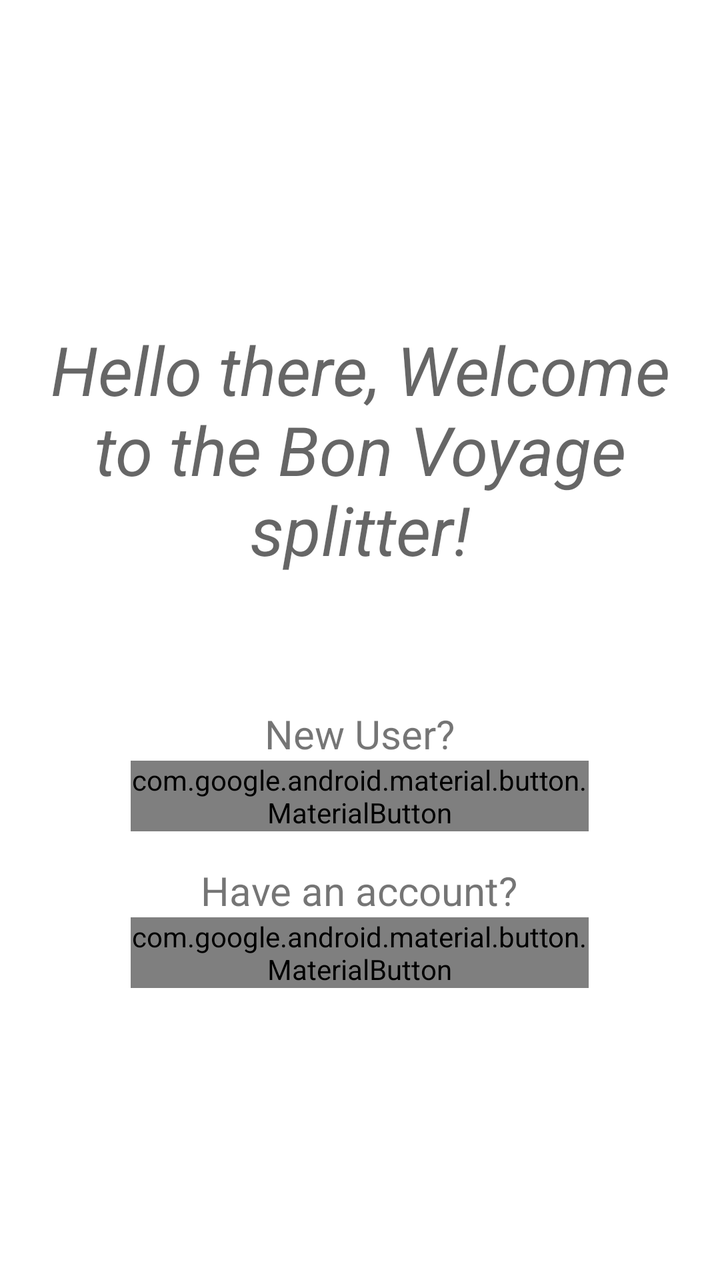
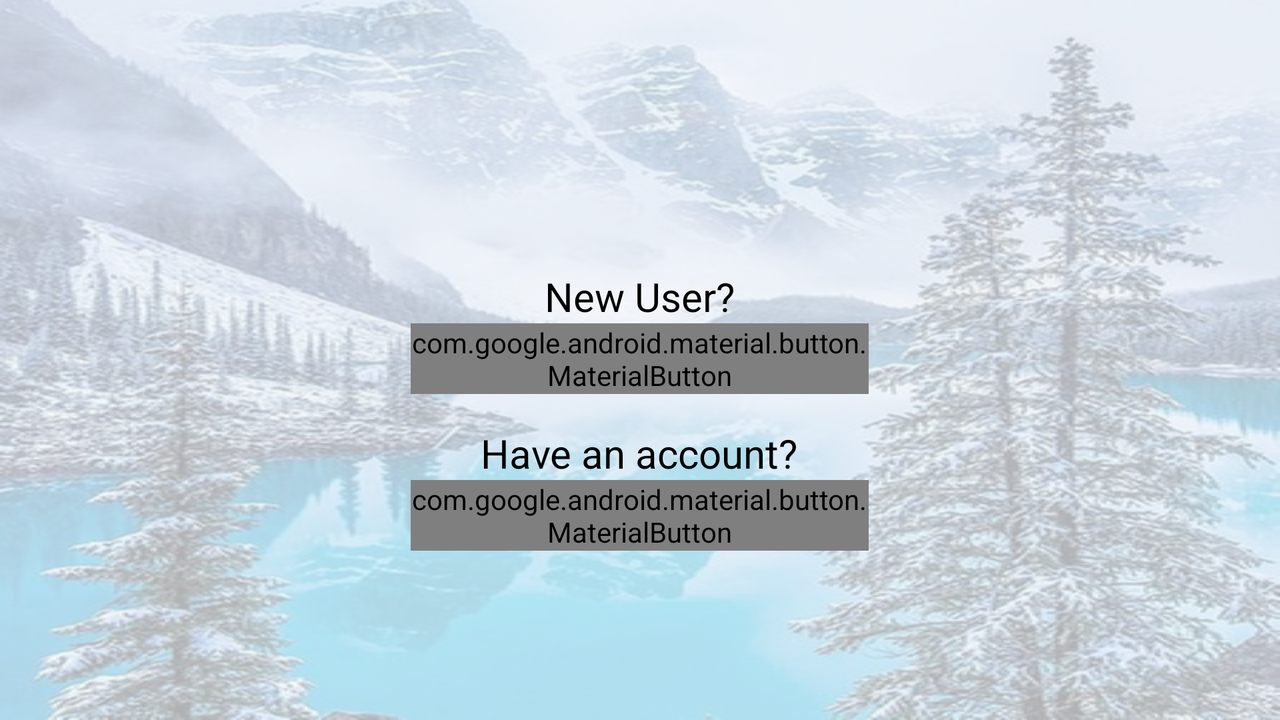

The same Android screen from two of the app's own layout files: first res/layout/ as a phone draws it, then the author's variant for another configuration, drawn on a device whose configuration selects that folder. Both files follow.
<!-- AndroidManifest.xml: application theme AppTheme -->
<!-- res/layout/content_main.xml -->
<?xml version="1.0" encoding="utf-8"?>
<LinearLayout
    xmlns:android="http://schemas.android.com/apk/res/android"
    xmlns:app="http://schemas.android.com/apk/res-auto"
    xmlns:tools="http://schemas.android.com/tools"
    android:layout_width="match_parent"
    android:layout_height="match_parent"
    android:orientation="vertical"
    android:background="#fff"
    app:layout_behavior="@string/appbar_scrolling_view_behavior"
    tools:context="com.avanipatel9.capstone_teampurple_bonvoyage.MainActivity"
    tools:showIn="@layout/app_bar_main"
    android:gravity="center">


    <com.google.android.material.textview.MaterialTextView
        android:id="@+id/location_id"
        android:layout_width="match_parent"
        android:layout_height="wrap_content"
        android:layout_margin="16dp"
        android:text="Hello there, Welcome to the Bon Voyage splitter!"
        android:textAppearance="@style/TextAppearance.AppCompat.Display1"
        android:textStyle="italic"
        android:gravity="center_horizontal"/>

    <LinearLayout
        android:layout_width="wrap_content"
        android:layout_height="wrap_content"
        android:orientation="vertical"
        android:layout_marginTop="50dp"
        android:gravity="center">

        <com.google.android.material.textview.MaterialTextView
            android:layout_width="wrap_content"
            android:layout_height="wrap_content"
            android:textSize="20sp"
            android:text="New User?" />
        

        <com.google.android.material.button.MaterialButton
            android:id="@+id/registerButton_id"
            android:layout_width="229dp"
            android:layout_height="wrap_content"
            android:onClick="onClickRegister"
            android:text="Register" />
    </LinearLayout>

    <LinearLayout
        android:layout_width="wrap_content"
        android:layout_height="wrap_content"
        android:orientation="vertical"
        android:layout_marginTop="16dp"
        android:gravity="center">

        <com.google.android.material.textview.MaterialTextView
            android:layout_width="wrap_content"
            android:layout_height="wrap_content"
            android:textSize="20sp"
            android:text="Have an account?" />

        <com.google.android.material.button.MaterialButton
            android:id="@+id/signinButton_id"
            android:layout_width="229dp"
            android:layout_height="wrap_content"
            android:onClick="onClickSignin"
            android:text="Sign in" />
    </LinearLayout>


</LinearLayout>
<!-- res/layout/app_bar_main.xml (included above) -->
<?xml version="1.0" encoding="utf-8"?>
<androidx.constraintlayout.widget.ConstraintLayout xmlns:android="http://schemas.android.com/apk/res/android"
    xmlns:app="http://schemas.android.com/apk/res-auto"
    xmlns:tools="http://schemas.android.com/tools"
    android:id="@+id/coordinatorLayout"
    android:layout_width="match_parent"
    android:layout_height="match_parent"
    tools:context="com.avanipatel9.capstone_teampurple_bonvoyage.MainActivity">

    <com.google.android.material.appbar.AppBarLayout
        android:id="@+id/appBarLayout"
        android:layout_width="wrap_content"
        android:layout_height="wrap_content"
        android:theme="@style/AppTheme.AppBarOverlay"
        tools:ignore="MissingConstraints">

        <androidx.appcompat.widget.Toolbar
            android:id="@+id/toolbar"
            android:layout_width="wrap_content"
            android:layout_height="wrap_content"
            android:background="?attr/colorPrimary"
            app:popupTheme="@style/AppTheme.PopupOverlay" />

    </com.google.android.material.appbar.AppBarLayout>

    <include
        android:id="@+id/include"
        layout="@layout/content_main"
        android:layout_width="415dp"
        android:layout_height="728dp" />


</androidx.constraintlayout.widget.ConstraintLayout>
<!-- resources referenced by this layout -->
<resources>
  <style name="AppTheme.AppBarOverlay" parent="ThemeOverlay.AppCompat.Dark.ActionBar" />
  <style name="AppTheme.PopupOverlay" parent="ThemeOverlay.AppCompat.Light" />
  <style name="AppTheme" parent="Theme.AppCompat.Light.DarkActionBar">
          
          <item name="colorPrimary">@color/colorPrimary</item>
          <item name="colorPrimaryDark">@color/colorPrimaryDark</item>
          <item name="colorAccent">@color/colorAccent</item>
      </style>
  <color name="colorPrimary">#0652DD</color>
  <color name="colorPrimaryDark">#1B1464</color>
  <color name="colorAccent">#03DAC5</color>
</resources>
<!-- res/layout-land/content_main.xml (the author's variant of the layout above) -->
<!-- drawn on the phone turned sideways -->
<?xml version="1.0" encoding="utf-8"?>
<LinearLayout
    xmlns:android="http://schemas.android.com/apk/res/android"
    xmlns:app="http://schemas.android.com/apk/res-auto"
    xmlns:tools="http://schemas.android.com/tools"
    android:layout_width="match_parent"
    android:layout_height="match_parent"
    android:orientation="vertical"
    android:background="@drawable/bg"
    app:layout_behavior="@string/appbar_scrolling_view_behavior"
    tools:context="com.avanipatel9.capstone_teampurple_bonvoyage.MainActivity"
    tools:showIn="@layout/app_bar_main"
    android:gravity="center">












    <LinearLayout
        android:layout_width="wrap_content"
        android:layout_height="wrap_content"
        android:layout_marginTop="50dp"
        android:gravity="center"
        android:orientation="vertical">

        <com.google.android.material.textview.MaterialTextView
            android:layout_width="wrap_content"
            android:layout_height="wrap_content"
            android:text="New User?"
            android:textColor="#000"
            android:textSize="20sp" />
        

        <com.google.android.material.button.MaterialButton
            android:id="@+id/registerButton_id"
            android:layout_width="229dp"
            android:layout_height="wrap_content"
            android:onClick="onClickRegister"
            android:text="Register" />
    </LinearLayout>

    <LinearLayout
        android:layout_width="wrap_content"
        android:layout_height="wrap_content"
        android:orientation="vertical"
        android:layout_marginTop="16dp"
        android:gravity="center">

        <com.google.android.material.textview.MaterialTextView
            android:layout_width="wrap_content"
            android:layout_height="wrap_content"
            android:textSize="20sp"
            android:text="Have an account?"
            android:textColor="#000"/>

        <com.google.android.material.button.MaterialButton
            android:id="@+id/signinButton_id"
            android:layout_width="229dp"
            android:layout_height="wrap_content"
            android:onClick="onClickSignin"
            android:text="Sign in" />
    </LinearLayout>


</LinearLayout>
<!-- res/layout/content_main.xml (included above) -->
<?xml version="1.0" encoding="utf-8"?>
<LinearLayout
    xmlns:android="http://schemas.android.com/apk/res/android"
    xmlns:app="http://schemas.android.com/apk/res-auto"
    xmlns:tools="http://schemas.android.com/tools"
    android:layout_width="match_parent"
    android:layout_height="match_parent"
    android:orientation="vertical"
    android:background="#fff"
    app:layout_behavior="@string/appbar_scrolling_view_behavior"
    tools:context="com.avanipatel9.capstone_teampurple_bonvoyage.MainActivity"
    tools:showIn="@layout/app_bar_main"
    android:gravity="center">


    <com.google.android.material.textview.MaterialTextView
        android:id="@+id/location_id"
        android:layout_width="match_parent"
        android:layout_height="wrap_content"
        android:layout_margin="16dp"
        android:text="Hello there, Welcome to the Bon Voyage splitter!"
        android:textAppearance="@style/TextAppearance.AppCompat.Display1"
        android:textStyle="italic"
        android:gravity="center_horizontal"/>

    <LinearLayout
        android:layout_width="wrap_content"
        android:layout_height="wrap_content"
        android:orientation="vertical"
        android:layout_marginTop="50dp"
        android:gravity="center">

        <com.google.android.material.textview.MaterialTextView
            android:layout_width="wrap_content"
            android:layout_height="wrap_content"
            android:textSize="20sp"
            android:text="New User?" />
        

        <com.google.android.material.button.MaterialButton
            android:id="@+id/registerButton_id"
            android:layout_width="229dp"
            android:layout_height="wrap_content"
            android:onClick="onClickRegister"
            android:text="Register" />
    </LinearLayout>

    <LinearLayout
        android:layout_width="wrap_content"
        android:layout_height="wrap_content"
        android:orientation="vertical"
        android:layout_marginTop="16dp"
        android:gravity="center">

        <com.google.android.material.textview.MaterialTextView
            android:layout_width="wrap_content"
            android:layout_height="wrap_content"
            android:textSize="20sp"
            android:text="Have an account?" />

        <com.google.android.material.button.MaterialButton
            android:id="@+id/signinButton_id"
            android:layout_width="229dp"
            android:layout_height="wrap_content"
            android:onClick="onClickSignin"
            android:text="Sign in" />
    </LinearLayout>


</LinearLayout>
<!-- resources referenced by the variant -->
<!-- as the phone turned sideways resolves them -->
<resources>
  <!-- drawable bg (drawable) -->
  <?xml version="1.0" encoding="utf-8"?>
  <bitmap
      xmlns:android="http://schemas.android.com/apk/res/android"
      android:src="@drawable/snowy_mountain"
      android:alpha="0.3">
  
  </bitmap>
  <style name="AppTheme.AppBarOverlay" parent="ThemeOverlay.AppCompat.Dark.ActionBar" />
  <style name="AppTheme.PopupOverlay" parent="ThemeOverlay.AppCompat.Light" />
  <style name="AppTheme" parent="Theme.AppCompat.Light.DarkActionBar">
          
          <item name="colorPrimary">@color/colorPrimary</item>
          <item name="colorPrimaryDark">@color/colorPrimaryDark</item>
          <item name="colorAccent">@color/colorAccent</item>
      </style>
  <!-- drawable snowy_mountain: png bitmap (drawable, 74745 bytes) -->
  <color name="colorPrimary">#0652DD</color>
  <color name="colorPrimaryDark">#1B1464</color>
  <color name="colorAccent">#03DAC5</color>
</resources>
